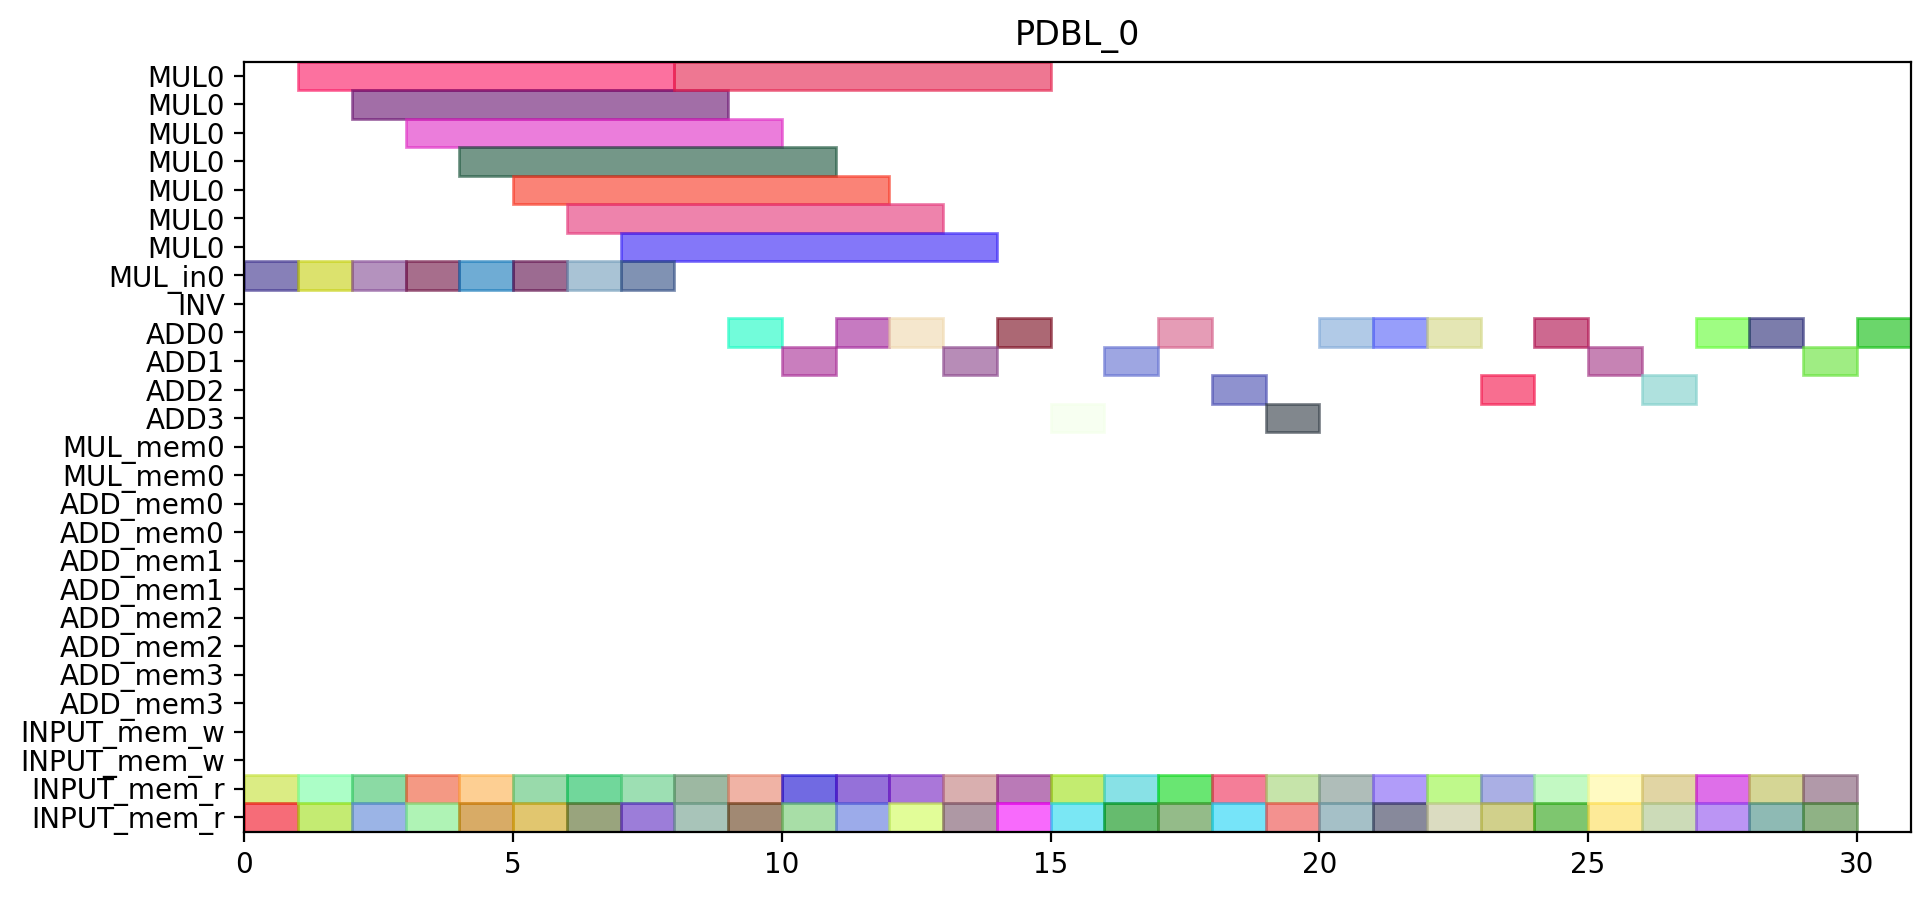

Recreate this plot in Python.
from pyschedule import Scenario, solvers, plotters, alt


def solve():
	horizon = 111
	S = Scenario("PDBL_0", horizon=horizon)

	# resource
	MUL = S.Resources('MUL', num=1, size=7)
	MUL_in = S.Resources('MUL_in', num=1)
	INV = S.Resource('INV')
	ADD = S.Resources('ADD', num=4, periods=range(1, horizon))
	MUL_mem = S.Resources('MUL_mem', num=1, size=2)
	ADD_mem = S.Resources('ADD_mem', num=4, size=2)
	INPUT_mem_w = S.Resource('INPUT_mem_w', size=2)
	INPUT_mem_r = S.Resource('INPUT_mem_r', size=2)

	# result of previous scheduling

	# new tasks
	t0_a1_0 = S.Task('t0_a1_0', length=1, delay_cost=1)
	t0_a1_0 += alt(ADD)

	t0_a1_0_mem0 = S.Task('t0_a1_0_mem0', length=1, delay_cost=1)
	t0_a1_0_mem0 += INPUT_mem_r
	S += t0_a1_0_mem0 <= t0_a1_0

	t0_a1_0_mem1 = S.Task('t0_a1_0_mem1', length=1, delay_cost=1)
	t0_a1_0_mem1 += INPUT_mem_r
	S += t0_a1_0_mem1 <= t0_a1_0

	t0_a1_1 = S.Task('t0_a1_1', length=1, delay_cost=1)
	t0_a1_1 += alt(ADD)

	t0_a1_1_mem0 = S.Task('t0_a1_1_mem0', length=1, delay_cost=1)
	t0_a1_1_mem0 += INPUT_mem_r
	S += t0_a1_1_mem0 <= t0_a1_1

	t0_a1_1_mem1 = S.Task('t0_a1_1_mem1', length=1, delay_cost=1)
	t0_a1_1_mem1 += INPUT_mem_r
	S += t0_a1_1_mem1 <= t0_a1_1

	t0_t10 = S.Task('t0_t10', length=1, delay_cost=1)
	t0_t10 += alt(ADD)

	t0_t10_mem0 = S.Task('t0_t10_mem0', length=1, delay_cost=1)
	t0_t10_mem0 += INPUT_mem_r
	S += t0_t10_mem0 <= t0_t10

	t0_t10_mem1 = S.Task('t0_t10_mem1', length=1, delay_cost=1)
	t0_t10_mem1 += INPUT_mem_r
	S += t0_t10_mem1 <= t0_t10

	t0_t11 = S.Task('t0_t11', length=1, delay_cost=1)
	t0_t11 += alt(ADD)

	t0_t11_mem0 = S.Task('t0_t11_mem0', length=1, delay_cost=1)
	t0_t11_mem0 += INPUT_mem_r
	S += t0_t11_mem0 <= t0_t11

	t0_t11_mem1 = S.Task('t0_t11_mem1', length=1, delay_cost=1)
	t0_t11_mem1 += INPUT_mem_r
	S += t0_t11_mem1 <= t0_t11

	t0_t3_t0_in = S.Task('t0_t3_t0_in', length=1, delay_cost=1)
	t0_t3_t0_in += alt(MUL_in)
	t0_t3_t0 = S.Task('t0_t3_t0', length=7, delay_cost=1)
	t0_t3_t0 += alt(MUL)
	S += t0_t3_t0>=t0_t3_t0_in

	t0_t3_t0_mem0 = S.Task('t0_t3_t0_mem0', length=1, delay_cost=1)
	t0_t3_t0_mem0 += INPUT_mem_r
	S += t0_t3_t0_mem0 <= t0_t3_t0

	t0_t3_t0_mem1 = S.Task('t0_t3_t0_mem1', length=1, delay_cost=1)
	t0_t3_t0_mem1 += INPUT_mem_r
	S += t0_t3_t0_mem1 <= t0_t3_t0

	t0_t3_t1_in = S.Task('t0_t3_t1_in', length=1, delay_cost=1)
	t0_t3_t1_in += alt(MUL_in)
	t0_t3_t1 = S.Task('t0_t3_t1', length=7, delay_cost=1)
	t0_t3_t1 += alt(MUL)
	S += t0_t3_t1>=t0_t3_t1_in

	t0_t3_t1_mem0 = S.Task('t0_t3_t1_mem0', length=1, delay_cost=1)
	t0_t3_t1_mem0 += INPUT_mem_r
	S += t0_t3_t1_mem0 <= t0_t3_t1

	t0_t3_t1_mem1 = S.Task('t0_t3_t1_mem1', length=1, delay_cost=1)
	t0_t3_t1_mem1 += INPUT_mem_r
	S += t0_t3_t1_mem1 <= t0_t3_t1

	t0_t3_t2 = S.Task('t0_t3_t2', length=1, delay_cost=1)
	t0_t3_t2 += alt(ADD)

	t0_t3_t2_mem0 = S.Task('t0_t3_t2_mem0', length=1, delay_cost=1)
	t0_t3_t2_mem0 += INPUT_mem_r
	S += t0_t3_t2_mem0 <= t0_t3_t2

	t0_t3_t2_mem1 = S.Task('t0_t3_t2_mem1', length=1, delay_cost=1)
	t0_t3_t2_mem1 += INPUT_mem_r
	S += t0_t3_t2_mem1 <= t0_t3_t2

	t0_t3_t3 = S.Task('t0_t3_t3', length=1, delay_cost=1)
	t0_t3_t3 += alt(ADD)

	t0_t3_t3_mem0 = S.Task('t0_t3_t3_mem0', length=1, delay_cost=1)
	t0_t3_t3_mem0 += INPUT_mem_r
	S += t0_t3_t3_mem0 <= t0_t3_t3

	t0_t3_t3_mem1 = S.Task('t0_t3_t3_mem1', length=1, delay_cost=1)
	t0_t3_t3_mem1 += INPUT_mem_r
	S += t0_t3_t3_mem1 <= t0_t3_t3

	t1_a1_0 = S.Task('t1_a1_0', length=1, delay_cost=1)
	t1_a1_0 += alt(ADD)

	t1_a1_0_mem0 = S.Task('t1_a1_0_mem0', length=1, delay_cost=1)
	t1_a1_0_mem0 += INPUT_mem_r
	S += t1_a1_0_mem0 <= t1_a1_0

	t1_a1_0_mem1 = S.Task('t1_a1_0_mem1', length=1, delay_cost=1)
	t1_a1_0_mem1 += INPUT_mem_r
	S += t1_a1_0_mem1 <= t1_a1_0

	t1_a1_1 = S.Task('t1_a1_1', length=1, delay_cost=1)
	t1_a1_1 += alt(ADD)

	t1_a1_1_mem0 = S.Task('t1_a1_1_mem0', length=1, delay_cost=1)
	t1_a1_1_mem0 += INPUT_mem_r
	S += t1_a1_1_mem0 <= t1_a1_1

	t1_a1_1_mem1 = S.Task('t1_a1_1_mem1', length=1, delay_cost=1)
	t1_a1_1_mem1 += INPUT_mem_r
	S += t1_a1_1_mem1 <= t1_a1_1

	t1_t10 = S.Task('t1_t10', length=1, delay_cost=1)
	t1_t10 += alt(ADD)

	t1_t10_mem0 = S.Task('t1_t10_mem0', length=1, delay_cost=1)
	t1_t10_mem0 += INPUT_mem_r
	S += t1_t10_mem0 <= t1_t10

	t1_t10_mem1 = S.Task('t1_t10_mem1', length=1, delay_cost=1)
	t1_t10_mem1 += INPUT_mem_r
	S += t1_t10_mem1 <= t1_t10

	t1_t11 = S.Task('t1_t11', length=1, delay_cost=1)
	t1_t11 += alt(ADD)

	t1_t11_mem0 = S.Task('t1_t11_mem0', length=1, delay_cost=1)
	t1_t11_mem0 += INPUT_mem_r
	S += t1_t11_mem0 <= t1_t11

	t1_t11_mem1 = S.Task('t1_t11_mem1', length=1, delay_cost=1)
	t1_t11_mem1 += INPUT_mem_r
	S += t1_t11_mem1 <= t1_t11

	t1_t3_t0_in = S.Task('t1_t3_t0_in', length=1, delay_cost=1)
	t1_t3_t0_in += alt(MUL_in)
	t1_t3_t0 = S.Task('t1_t3_t0', length=7, delay_cost=1)
	t1_t3_t0 += alt(MUL)
	S += t1_t3_t0>=t1_t3_t0_in

	t1_t3_t0_mem0 = S.Task('t1_t3_t0_mem0', length=1, delay_cost=1)
	t1_t3_t0_mem0 += INPUT_mem_r
	S += t1_t3_t0_mem0 <= t1_t3_t0

	t1_t3_t0_mem1 = S.Task('t1_t3_t0_mem1', length=1, delay_cost=1)
	t1_t3_t0_mem1 += INPUT_mem_r
	S += t1_t3_t0_mem1 <= t1_t3_t0

	t1_t3_t1_in = S.Task('t1_t3_t1_in', length=1, delay_cost=1)
	t1_t3_t1_in += alt(MUL_in)
	t1_t3_t1 = S.Task('t1_t3_t1', length=7, delay_cost=1)
	t1_t3_t1 += alt(MUL)
	S += t1_t3_t1>=t1_t3_t1_in

	t1_t3_t1_mem0 = S.Task('t1_t3_t1_mem0', length=1, delay_cost=1)
	t1_t3_t1_mem0 += INPUT_mem_r
	S += t1_t3_t1_mem0 <= t1_t3_t1

	t1_t3_t1_mem1 = S.Task('t1_t3_t1_mem1', length=1, delay_cost=1)
	t1_t3_t1_mem1 += INPUT_mem_r
	S += t1_t3_t1_mem1 <= t1_t3_t1

	t1_t3_t2 = S.Task('t1_t3_t2', length=1, delay_cost=1)
	t1_t3_t2 += alt(ADD)

	t1_t3_t2_mem0 = S.Task('t1_t3_t2_mem0', length=1, delay_cost=1)
	t1_t3_t2_mem0 += INPUT_mem_r
	S += t1_t3_t2_mem0 <= t1_t3_t2

	t1_t3_t2_mem1 = S.Task('t1_t3_t2_mem1', length=1, delay_cost=1)
	t1_t3_t2_mem1 += INPUT_mem_r
	S += t1_t3_t2_mem1 <= t1_t3_t2

	t1_t3_t3 = S.Task('t1_t3_t3', length=1, delay_cost=1)
	t1_t3_t3 += alt(ADD)

	t1_t3_t3_mem0 = S.Task('t1_t3_t3_mem0', length=1, delay_cost=1)
	t1_t3_t3_mem0 += INPUT_mem_r
	S += t1_t3_t3_mem0 <= t1_t3_t3

	t1_t3_t3_mem1 = S.Task('t1_t3_t3_mem1', length=1, delay_cost=1)
	t1_t3_t3_mem1 += INPUT_mem_r
	S += t1_t3_t3_mem1 <= t1_t3_t3

	t2_t0_t2 = S.Task('t2_t0_t2', length=1, delay_cost=1)
	t2_t0_t2 += alt(ADD)

	t2_t0_t2_mem0 = S.Task('t2_t0_t2_mem0', length=1, delay_cost=1)
	t2_t0_t2_mem0 += INPUT_mem_r
	S += t2_t0_t2_mem0 <= t2_t0_t2

	t2_t0_t2_mem1 = S.Task('t2_t0_t2_mem1', length=1, delay_cost=1)
	t2_t0_t2_mem1 += INPUT_mem_r
	S += t2_t0_t2_mem1 <= t2_t0_t2

	t2_t1_t2 = S.Task('t2_t1_t2', length=1, delay_cost=1)
	t2_t1_t2 += alt(ADD)

	t2_t1_t2_mem0 = S.Task('t2_t1_t2_mem0', length=1, delay_cost=1)
	t2_t1_t2_mem0 += INPUT_mem_r
	S += t2_t1_t2_mem0 <= t2_t1_t2

	t2_t1_t2_mem1 = S.Task('t2_t1_t2_mem1', length=1, delay_cost=1)
	t2_t1_t2_mem1 += INPUT_mem_r
	S += t2_t1_t2_mem1 <= t2_t1_t2

	t2_t20 = S.Task('t2_t20', length=1, delay_cost=1)
	t2_t20 += alt(ADD)

	t2_t20_mem0 = S.Task('t2_t20_mem0', length=1, delay_cost=1)
	t2_t20_mem0 += INPUT_mem_r
	S += t2_t20_mem0 <= t2_t20

	t2_t20_mem1 = S.Task('t2_t20_mem1', length=1, delay_cost=1)
	t2_t20_mem1 += INPUT_mem_r
	S += t2_t20_mem1 <= t2_t20

	t2_t21 = S.Task('t2_t21', length=1, delay_cost=1)
	t2_t21 += alt(ADD)

	t2_t21_mem0 = S.Task('t2_t21_mem0', length=1, delay_cost=1)
	t2_t21_mem0 += INPUT_mem_r
	S += t2_t21_mem0 <= t2_t21

	t2_t21_mem1 = S.Task('t2_t21_mem1', length=1, delay_cost=1)
	t2_t21_mem1 += INPUT_mem_r
	S += t2_t21_mem1 <= t2_t21

	t5_t0_t0_in = S.Task('t5_t0_t0_in', length=1, delay_cost=1)
	t5_t0_t0_in += alt(MUL_in)
	t5_t0_t0 = S.Task('t5_t0_t0', length=7, delay_cost=1)
	t5_t0_t0 += alt(MUL)
	S += t5_t0_t0>=t5_t0_t0_in

	t5_t0_t0_mem0 = S.Task('t5_t0_t0_mem0', length=1, delay_cost=1)
	t5_t0_t0_mem0 += INPUT_mem_r
	S += t5_t0_t0_mem0 <= t5_t0_t0

	t5_t0_t0_mem1 = S.Task('t5_t0_t0_mem1', length=1, delay_cost=1)
	t5_t0_t0_mem1 += INPUT_mem_r
	S += t5_t0_t0_mem1 <= t5_t0_t0

	t5_t0_t1_in = S.Task('t5_t0_t1_in', length=1, delay_cost=1)
	t5_t0_t1_in += alt(MUL_in)
	t5_t0_t1 = S.Task('t5_t0_t1', length=7, delay_cost=1)
	t5_t0_t1 += alt(MUL)
	S += t5_t0_t1>=t5_t0_t1_in

	t5_t0_t1_mem0 = S.Task('t5_t0_t1_mem0', length=1, delay_cost=1)
	t5_t0_t1_mem0 += INPUT_mem_r
	S += t5_t0_t1_mem0 <= t5_t0_t1

	t5_t0_t1_mem1 = S.Task('t5_t0_t1_mem1', length=1, delay_cost=1)
	t5_t0_t1_mem1 += INPUT_mem_r
	S += t5_t0_t1_mem1 <= t5_t0_t1

	t5_t0_t2 = S.Task('t5_t0_t2', length=1, delay_cost=1)
	t5_t0_t2 += alt(ADD)

	t5_t0_t2_mem0 = S.Task('t5_t0_t2_mem0', length=1, delay_cost=1)
	t5_t0_t2_mem0 += INPUT_mem_r
	S += t5_t0_t2_mem0 <= t5_t0_t2

	t5_t0_t2_mem1 = S.Task('t5_t0_t2_mem1', length=1, delay_cost=1)
	t5_t0_t2_mem1 += INPUT_mem_r
	S += t5_t0_t2_mem1 <= t5_t0_t2

	t5_t0_t3 = S.Task('t5_t0_t3', length=1, delay_cost=1)
	t5_t0_t3 += alt(ADD)

	t5_t0_t3_mem0 = S.Task('t5_t0_t3_mem0', length=1, delay_cost=1)
	t5_t0_t3_mem0 += INPUT_mem_r
	S += t5_t0_t3_mem0 <= t5_t0_t3

	t5_t0_t3_mem1 = S.Task('t5_t0_t3_mem1', length=1, delay_cost=1)
	t5_t0_t3_mem1 += INPUT_mem_r
	S += t5_t0_t3_mem1 <= t5_t0_t3

	t5_t1_t0_in = S.Task('t5_t1_t0_in', length=1, delay_cost=1)
	t5_t1_t0_in += alt(MUL_in)
	t5_t1_t0 = S.Task('t5_t1_t0', length=7, delay_cost=1)
	t5_t1_t0 += alt(MUL)
	S += t5_t1_t0>=t5_t1_t0_in

	t5_t1_t0_mem0 = S.Task('t5_t1_t0_mem0', length=1, delay_cost=1)
	t5_t1_t0_mem0 += INPUT_mem_r
	S += t5_t1_t0_mem0 <= t5_t1_t0

	t5_t1_t0_mem1 = S.Task('t5_t1_t0_mem1', length=1, delay_cost=1)
	t5_t1_t0_mem1 += INPUT_mem_r
	S += t5_t1_t0_mem1 <= t5_t1_t0

	t5_t1_t1_in = S.Task('t5_t1_t1_in', length=1, delay_cost=1)
	t5_t1_t1_in += alt(MUL_in)
	t5_t1_t1 = S.Task('t5_t1_t1', length=7, delay_cost=1)
	t5_t1_t1 += alt(MUL)
	S += t5_t1_t1>=t5_t1_t1_in

	t5_t1_t1_mem0 = S.Task('t5_t1_t1_mem0', length=1, delay_cost=1)
	t5_t1_t1_mem0 += INPUT_mem_r
	S += t5_t1_t1_mem0 <= t5_t1_t1

	t5_t1_t1_mem1 = S.Task('t5_t1_t1_mem1', length=1, delay_cost=1)
	t5_t1_t1_mem1 += INPUT_mem_r
	S += t5_t1_t1_mem1 <= t5_t1_t1

	t5_t1_t2 = S.Task('t5_t1_t2', length=1, delay_cost=1)
	t5_t1_t2 += alt(ADD)

	t5_t1_t2_mem0 = S.Task('t5_t1_t2_mem0', length=1, delay_cost=1)
	t5_t1_t2_mem0 += INPUT_mem_r
	S += t5_t1_t2_mem0 <= t5_t1_t2

	t5_t1_t2_mem1 = S.Task('t5_t1_t2_mem1', length=1, delay_cost=1)
	t5_t1_t2_mem1 += INPUT_mem_r
	S += t5_t1_t2_mem1 <= t5_t1_t2

	t5_t1_t3 = S.Task('t5_t1_t3', length=1, delay_cost=1)
	t5_t1_t3 += alt(ADD)

	t5_t1_t3_mem0 = S.Task('t5_t1_t3_mem0', length=1, delay_cost=1)
	t5_t1_t3_mem0 += INPUT_mem_r
	S += t5_t1_t3_mem0 <= t5_t1_t3

	t5_t1_t3_mem1 = S.Task('t5_t1_t3_mem1', length=1, delay_cost=1)
	t5_t1_t3_mem1 += INPUT_mem_r
	S += t5_t1_t3_mem1 <= t5_t1_t3

	t5_t20 = S.Task('t5_t20', length=1, delay_cost=1)
	t5_t20 += alt(ADD)

	t5_t20_mem0 = S.Task('t5_t20_mem0', length=1, delay_cost=1)
	t5_t20_mem0 += INPUT_mem_r
	S += t5_t20_mem0 <= t5_t20

	t5_t20_mem1 = S.Task('t5_t20_mem1', length=1, delay_cost=1)
	t5_t20_mem1 += INPUT_mem_r
	S += t5_t20_mem1 <= t5_t20

	t5_t21 = S.Task('t5_t21', length=1, delay_cost=1)
	t5_t21 += alt(ADD)

	t5_t21_mem0 = S.Task('t5_t21_mem0', length=1, delay_cost=1)
	t5_t21_mem0 += INPUT_mem_r
	S += t5_t21_mem0 <= t5_t21

	t5_t21_mem1 = S.Task('t5_t21_mem1', length=1, delay_cost=1)
	t5_t21_mem1 += INPUT_mem_r
	S += t5_t21_mem1 <= t5_t21

	solvers.mip.solve(S,msg=1,kind='CPLEX',ratio_gap=1.01)

	solution = [['hoge']*len(S.solution()[1]) for i in range(len(S.solution()))]
	for i in range(len(S.solution())):
		for j in range(len(S.solution()[i])):
			solution[i][j]=str(S.solution()[i][j])
	print(solution)

	cycles = int(solution[-1][3])

	pic_file_name = "/mnt/rose/usr1/fukuda/pairing_automation_design2/bls24-559/scheduling/PDBL_mul1_add4/PDBL_0.png"
	if(S.solution() != []):
		plotters.matplotlib.plot(S,img_filename=pic_file_name, vertical_text=True, fig_size=(cycles*0.25+3, 5), show_task_labels=False)

	return solution
